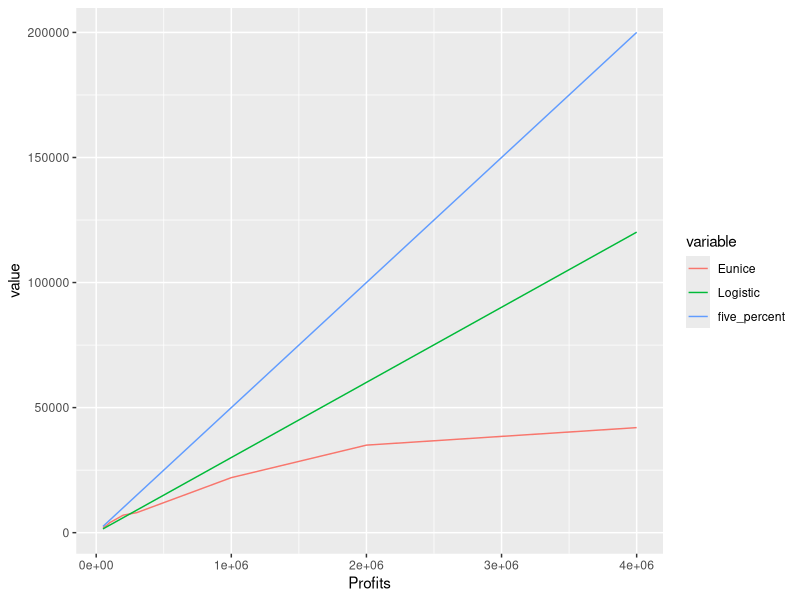
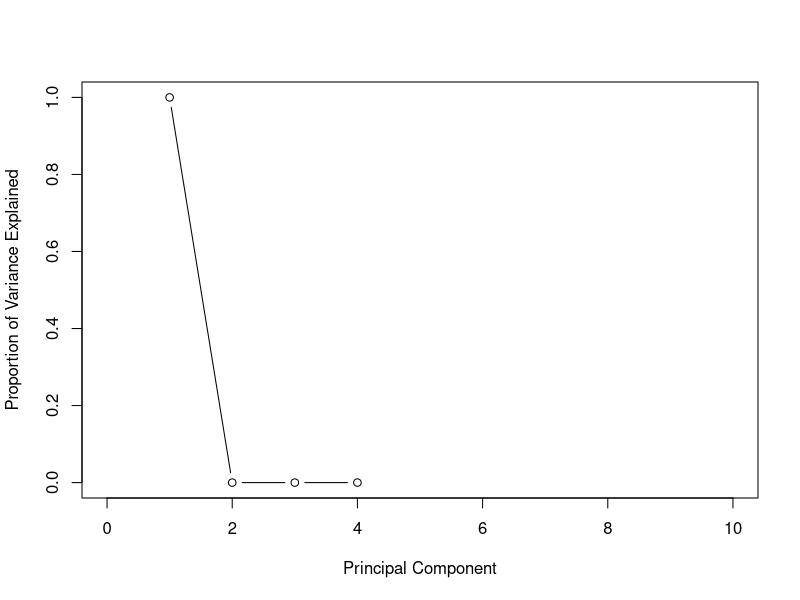
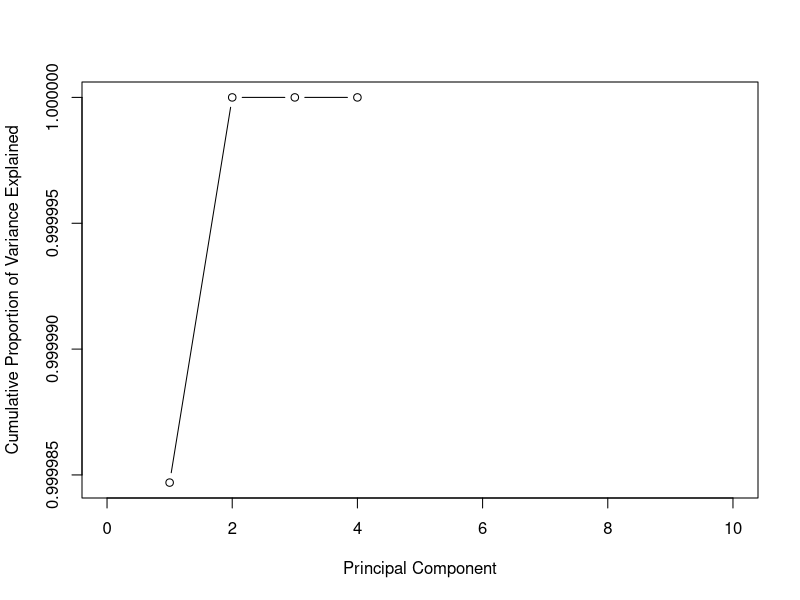

Reproduce these figures in R, in order.
## ---- chunk 1
knitr::opts_chunk$set(echo = TRUE)
## ---- chunk 2
dir()
df <- readxl::read_excel("Book1_percentages.xlsx")
head(df)
library(dplyr)
library(reshape2)
library(tidyverse)
df<- df %>% select(Profits,Eunice,Logistic,five_percent) 
dt<- melt(df,id.vars = "Profits")#
dt%>% ggplot(aes(x = Profits,y = value,color =variable ))+geom_line()
## ---- chunk 3
pca <- prcomp(df, scale. = F)
pca$x[,1:2]

stdpca <- pca$sdev

varpca <- stdpca^2

prop_var <- varpca/sum(varpca)


## ---- chunk 4


plot(prop_var, xlab = "Principal Component",
     ylab = "Proportion of Variance Explained",
     type = "b", xlim = c(0, 10))

## ---- chunk 5

plot(cumsum(prop_var), xlab = "Principal Component",
     ylab = "Cumulative Proportion of Variance Explained",
     type = "b", xlim = c(0, 10))

## ---- chunk 6
dt <- pca$x

j <- sample(1:nrow(dt),size  = nrow(dt)*0.8)
train <- dt[j,]
test <- dt[-j,]
